Frame 1 (no input): blank canvas, image omitted
Frame 60 (no input): blank canvas, image omitted
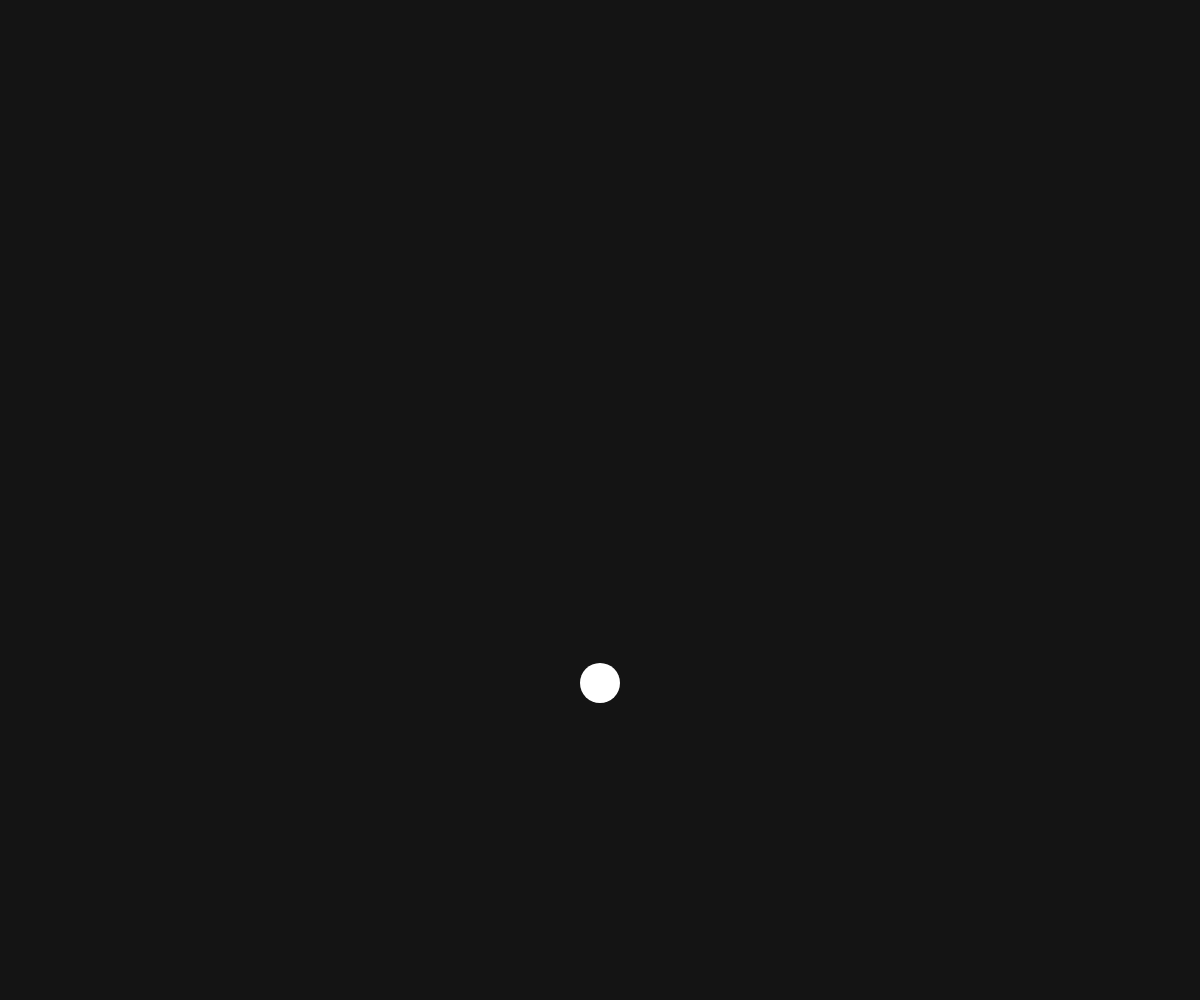
Frame 120 (the mouse pressed at the canvas centre since frame 60)

The p5.js sketch whose frames 1 and 60 were blank and that drew this single picture after the mouse press (run headless with seeded random() and noise() and a simulated clock; from frame 60 on, the mouse is pressed at the canvas centre):

// p5.js sketch
// ── sketch.js
let droplets
let gravity

function setup() {
	createCanvas(windowWidth, windowHeight)
	droplets = []
	gravity = createVector(0, 0.1)
}

function draw() {
	background(20)

	droplets = droplets.filter((elem) => !elem.isDead())

	droplets.forEach((elem, i) => {
		elem.applyForce(gravity)
		elem.update()
		elem.render()
	})
}

function mousePressed() {
	const p = createVector(mouseX, mouseY)
	const c = color(255)
	const size = 40
	const d = new Droplet(p, c, size)
	droplets.push(d)
}

// ── Droplet.js
class Droplet {

  constructor(position, color, size) {
    this.position = position
    this.color = color
    this.size = size

    this.mass = 1.0

    this.velocity = createVector(0, 0)
    this.acceleration = createVector(0, 0)

    this.lifespan = 255.0
  }

  applyForce(f) {
    this.acceleration.add(p5.Vector.div(f, this.mass))
  }

  update() {
    this.velocity.add(this.acceleration)
    this.position.add(this.velocity)
    this.acceleration.mult(0)

    this.lifespan -= 2.0
  }

  render() {
    fill(this.color)
    noStroke()
    ellipse(this.position.x, this.position.y, this.size, this.size)
  }

  isDead() {
    return this.lifespan < 0.0;
  }
}

// ── DropletsSystem.js
class DropletsSystem {

  constructor() {
    this.droplets = []
    this.g = createVector(0, 0.02)
  }

  run() {

    this.droplets = this.droplets.filter((elem) => !elem.isDead())

    this.droplets.forEach((elem, i) => {
      elem.applyGravity(this.g)
      elem.update()
      elem.render()
    })

    this.checkCompounds()
  }

  createCompound(d1, d2) {
    const x1 = d1.position.x
    const y1 = d1.position.y
    const r1 = d1.radius
    const x2 = d2.position.x
    const y2 = d2.position.y
    const r2 = d2.radius

    const x = (r2 * x1 + r1 * x2) / (r1 + r2)
    const y = (r2 * y1 + r1 * y2) / (r1 + r2)
    const r = Math.min((r1 + r2) * 0.8, 12)
    return new Droplet(createVector(x, y), color(255), r)
  }

  checkCollision(d1, d2) {
    const x1 = d1.position.x
    const y1 = d1.position.y
    const r1 = d1.radius
    const x2 = d2.position.x
    const y2 = d2.position.y
    const r2 = d2.radius
    return dist(x1, y1, x2, y2) <= r1 + r2
  }

  checkCompounds() {

    if (this.droplets.length < 2) {
      return
    }

    const dropouts = new Set()
    const suvivors = new Set()

    const compounds = []

    for (let i = 0; i < this.droplets.length; i++) {
      for (let j = 0; j < this.droplets.length; j++) {
        if (i <= j) {
          break
        }

        const d1 = this.droplets[i]
        const d2 = this.droplets[j]

        if (this.checkCollision(d1, d2)) {
          dropouts.add(d1)
          dropouts.add(d2)
          compounds.push([d1, d2])
        } else {
          suvivors.add(d1)
          suvivors.add(d2)
        }
      }
    }

    dropouts.forEach((val) => {
      suvivors.delete(val)
    })

    for (let elem of compounds) {
      const compound = this.createCompound(elem[0], elem[1])
      suvivors.add(compound)
      break // workaround to avoid infinite loop
    }

    this.droplets = Array.from(suvivors)
  }

  addDroplet(x, y) {
    const p = createVector(x, y)
    const c = color(255)
    const radius = random(3, 7)
    const d = new Droplet(p, c, radius)
    this.droplets.push(d)
  }
}
